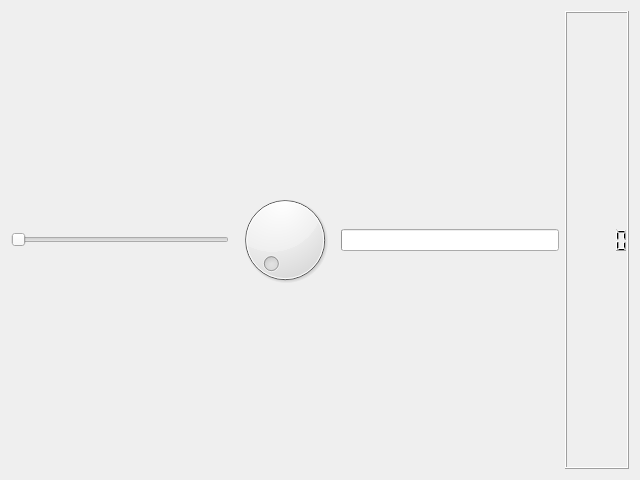
<?xml version="1.0" encoding="UTF-8"?>
<!-- SPDX-License-Identifier: MIT -->
<ui version="4.0">
 <class>SliderLab</class>
 <widget class="QWidget" name="SliderLab">
  <property name="geometry">
   <rect>
    <x>0</x>
    <y>0</y>
    <width>640</width>
    <height>480</height>
   </rect>
  </property>
  <property name="windowTitle">
   <string>Sliders</string>
  </property>
  <layout class="QHBoxLayout" name="row">
   <item><widget class="QSlider" name="hSlider"><property name="orientation"><enum>Qt::Horizontal</enum></property></widget></item>
   <item><widget class="QDial" name="dial"/></item>
   <item><widget class="QProgressBar" name="progress"/></item>
   <item><widget class="QLCDNumber" name="lcd"/></item>
  </layout>
 </widget>

</ui>
